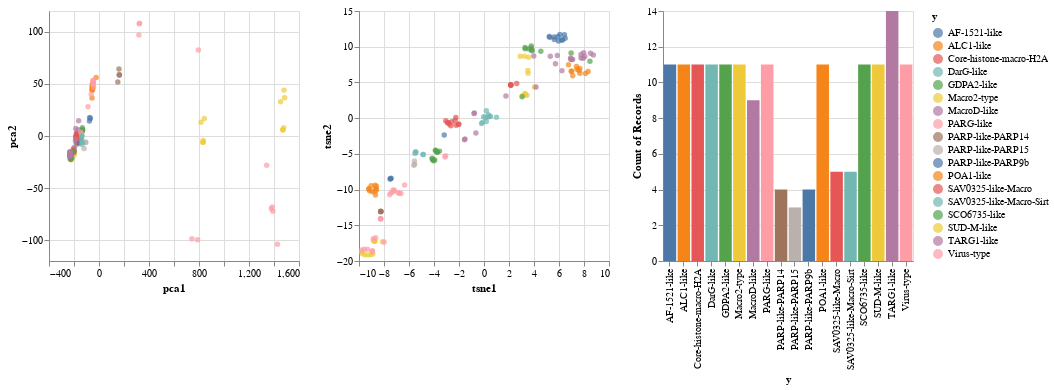

Write notebook code for a chart like this one.
### Code cell
def plot_multidimensional(X, y):
    
    x_pca  = PCA(n_components=2).fit_transform(X)  # Compute PCA
    x_tsne = TSNE(random_state=0).fit_transform(X) # Compute TSNE
    
    df = pd.DataFrame({'pca1': x_pca[:, 0],  'pca2': x_pca[:, 1],
                      'tsne1': x_tsne[:, 0], 'tsne2': x_tsne[:, 1],
                      "y": y})
    
    brush = alt.selection(type='interval', resolve='global')
    
    scatter = alt.Chart(df).mark_circle().encode(
        color=alt.condition(brush, 'y:N', alt.ColorValue('lightgray')),
    ).add_selection(
        brush
    ).properties(
        width=250,
        height=250
    )
    
    bars = alt.Chart(df).mark_bar().encode(
        x='y:N', 
        y='count(y):Q',
        color='y:N',
    ).transform_filter(
        brush
    ).properties(
        width=250,
        height=250
    )

    return scatter.encode(x='pca1', y='pca2') | scatter.encode(x='tsne1', y='tsne2') | bars

plot_multidimensional(df_count, df["Tipo de Macro"])

### Figure 1 — Vega-Lite specification as saved in the notebook (floating-point values rounded to 4 significant figures; data arrays with more than 128 entries replaced by an {"elided": "..."} marker saying what was removed)
{"config": {"view": {"continuousWidth": 400, "continuousHeight": 300}}, "hconcat": [{"mark": "circle", "encoding": {"color": {"condition": {"type": "nominal", "field": "y", "selection": "selector010"}, "value": "lightgray"}, "x": {"type": "quantitative", "field": "pca1"}, "y": {"type": "quantitative", "field": "pca2"}}, "height": 250, "selection": {"selector010": {"type": "interval", "resolve": "global"}}, "width": 250}, {"mark": "circle", "encoding": {"color": {"condition": {"type": "nominal", "field": "y", "selection": "selector010"}, "value": "lightgray"}, "x": {"type": "quantitative", "field": "tsne1"}, "y": {"type": "quantitative", "field": "tsne2"}}, "height": 250, "selection": {"selector010": {"type": "interval", "resolve": "global"}}, "width": 250}, {"mark": "bar", "encoding": {"color": {"type": "nominal", "field": "y"}, "x": {"type": "nominal", "field": "y"}, "y": {"type": "quantitative", "aggregate": "count", "field": "y"}}, "height": 250, "transform": [{"filter": {"selection": "selector010"}}], "width": 250}], "data": {"name": "data-83e5e3426cb7a31b1ce8de9e7ee9fdf8"}, "$schema": "https://vega.github.io/schema/vega-lite/v4.8.1.json", "datasets": {"data-83e5e3426cb7a31b1ce8de9e7ee9fdf8": {"elided": "165 records"}}}
